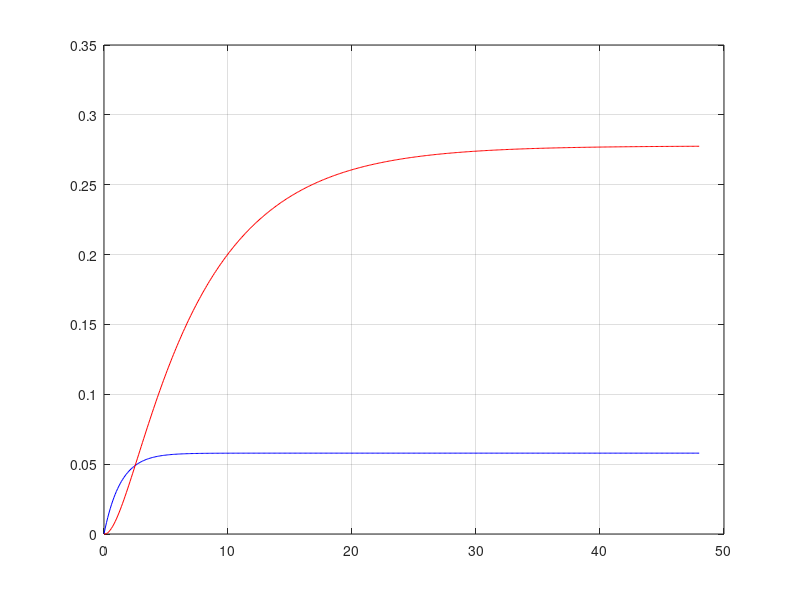

MATLAB code for this plot:

% model of the drug
 
function antibiotics_model
 
dt = 0.1;
N =  480;
t(1) = 0;
 
I = 1/24; % the rate of arrival of medicines
 
X(1) = 0.0001; % ratio of drugs in the gastrointestinal tract
Y(1) = 0;   % concentration of medicines in blood
 
k1 = 0.72; % ratio from the gastrointestinal tract into the blood
k2 = 0.15;  % ratio of withdrawal of the drug
 
for i = 1:N 
    X(i+1) = X(i) +  (I - k1*X(i)) * dt;
    Y(i+1) = Y(i) +  (k1*X(i) - k2*Y(i)) * dt;
    t(i+1) = t(i) + dt;
end
 
 
plot(t,X, 'b') % in the gastrointestinal tract
grid on
hold on
plot(t,Y, 'r') % in the blood
